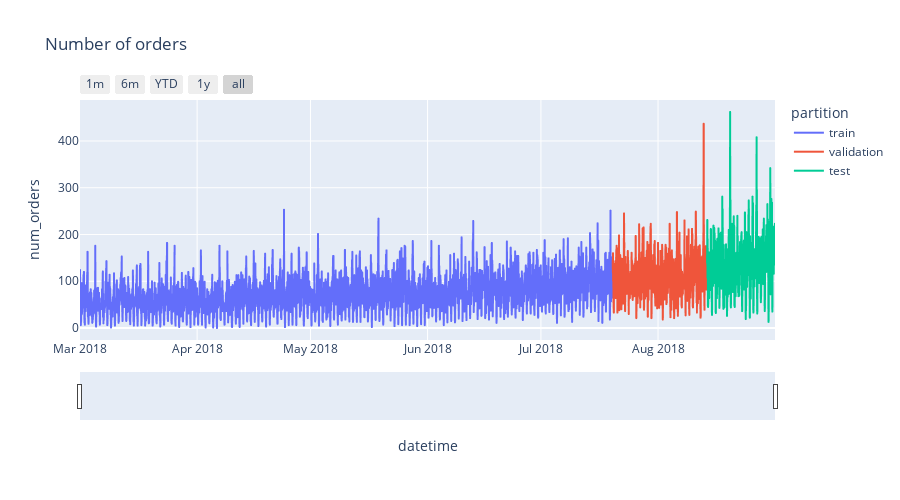

The cell this chart's notebook holds for it:
### Code cell
# Interactive plot of time series
# ==============================================================================
data.loc[:end_train, 'partition'] = 'train'
data.loc[end_train:end_validation, 'partition'] = 'validation'
data.loc[end_validation:, 'partition'] = 'test'

fig = px.line(
    data_frame = data.reset_index(),
    x      = 'datetime',
    y      = 'num_orders',
    color  = 'partition',
    title  = 'Number of orders',
    width  = 900,
    height = 500
)

fig.update_xaxes(
    rangeslider_visible=True,
    rangeselector=dict(
        buttons=list([
            dict(count=1, label="1m", step="month", stepmode="backward"),
            dict(count=6, label="6m", step="month", stepmode="backward"),
            dict(count=1, label="YTD", step="year", stepmode="todate"),
            dict(count=1, label="1y", step="year", stepmode="backward"),
            dict(step="all")
        ])
    )
)

fig.show()

data=data.drop(columns='partition')

### Figure 1 — Plotly figure (JSON) as saved in the notebook; plotly's stock layout.template omitted (floating-point values rounded to 4 significant figures; data arrays with more than 128 entries replaced by an {"elided": "..."} marker saying what was removed)
{"data": [{"hovertemplate": "partition=train<br>datetime=%{x}<br>num_orders=%{y}<extra></extra>", "legendgroup": "train", "line": {"color": "#636efa", "dash": "solid"}, "marker": {"symbol": "circle"}, "mode": "lines", "name": "train", "showlegend": true, "type": "scattergl", "x": {"elided": "3384 str values"}, "xaxis": "x", "y": {"elided": "3384 int values"}, "yaxis": "y"}, {"hovertemplate": "partition=validation<br>datetime=%{x}<br>num_orders=%{y}<extra></extra>", "legendgroup": "validation", "line": {"color": "#EF553B", "dash": "solid"}, "marker": {"symbol": "circle"}, "mode": "lines", "name": "validation", "showlegend": true, "type": "scattergl", "x": {"elided": "600 str values"}, "xaxis": "x", "y": {"elided": "600 int values"}, "yaxis": "y"}, {"hovertemplate": "partition=test<br>datetime=%{x}<br>num_orders=%{y}<extra></extra>", "legendgroup": "test", "line": {"color": "#00cc96", "dash": "solid"}, "marker": {"symbol": "circle"}, "mode": "lines", "name": "test", "showlegend": true, "type": "scattergl", "x": {"elided": "432 str values"}, "xaxis": "x", "y": {"elided": "432 int values"}, "yaxis": "y"}], "layout": {"height": 500, "legend": {"title": {"text": "partition"}, "tracegroupgap": 0}, "title": {"text": "Number of orders"}, "width": 900, "xaxis": {"anchor": "y", "domain": [0, 1], "rangeselector": {"buttons": [{"count": 1, "label": "1m", "step": "month", "stepmode": "backward"}, {"count": 6, "label": "6m", "step": "month", "stepmode": "backward"}, {"count": 1, "label": "YTD", "step": "year", "stepmode": "todate"}, {"count": 1, "label": "1y", "step": "year", "stepmode": "backward"}, {"step": "all"}]}, "rangeslider": {"visible": true}, "title": {"text": "datetime"}}, "yaxis": {"anchor": "x", "domain": [0, 1], "title": {"text": "num_orders"}}}}
